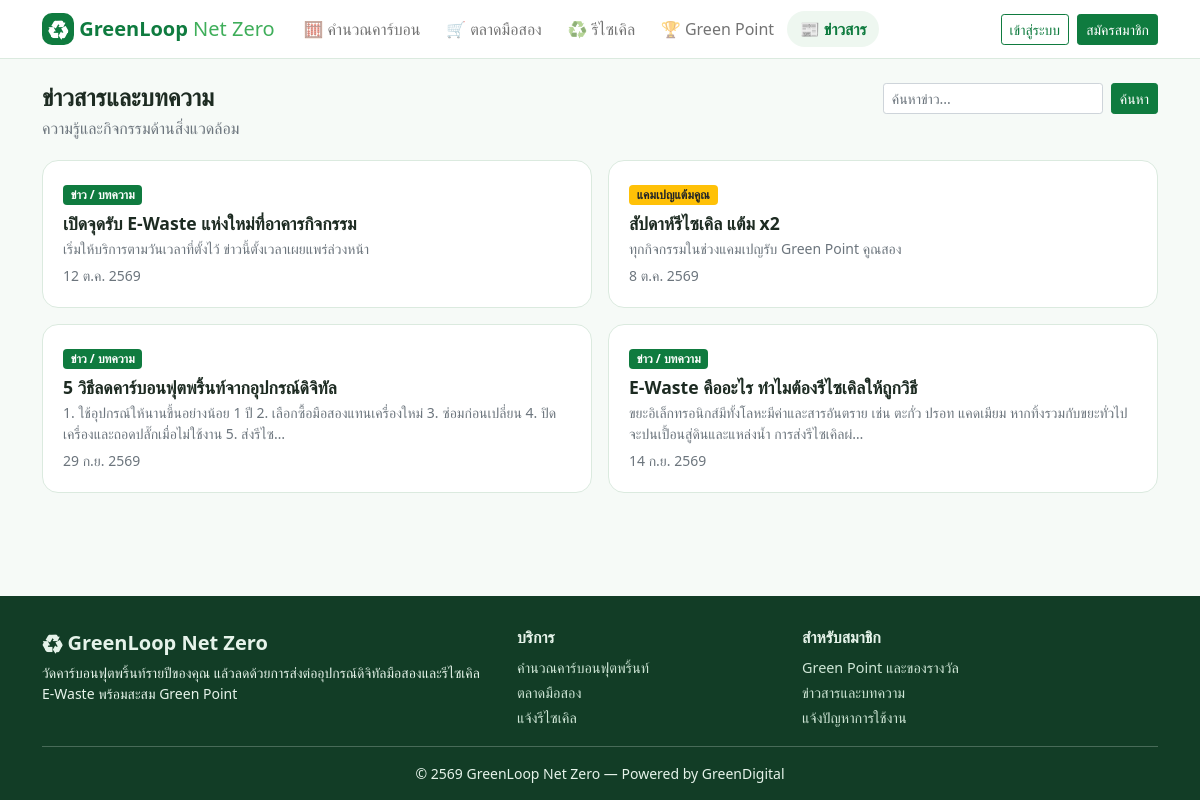
Page /news.php on the committed database.
### tables this page shows
CREATE TABLE contents (
    id INT UNSIGNED AUTO_INCREMENT PRIMARY KEY,
    type ENUM('news','banner','campaign') NOT NULL DEFAULT 'news',
    title VARCHAR(150) NOT NULL,
    body TEXT NOT NULL,
    image VARCHAR(150) NULL,
    point_multiplier DECIMAL(3,1) NOT NULL DEFAULT 1.0 COMMENT 'ใช้กับแคมเปญ: ตัวคูณ Green Point',
    publish_at DATETIME NOT NULL COMMENT 'เริ่มแสดงผล',
    expire_at DATETIME NULL COMMENT 'สิ้นสุดการแสดงผล (NULL = ไม่มีกำหนด)',
    is_active TINYINT(1) NOT NULL DEFAULT 1,
    created_by INT UNSIGNED NOT NULL,
    created_at DATETIME NOT NULL DEFAULT CURRENT_TIMESTAMP,
    KEY idx_contents_window (publish_at, expire_at),
    CONSTRAINT fk_contents_user FOREIGN KEY (created_by) REFERENCES users (id) ON DELETE CASCADE
);

### news.php (the view, shortened to what this page needs)
<?php
require __DIR__ . '/includes/init.php';
$one = (int) get('id') > 0 ? row("SELECT c.*, u.name AS author FROM contents c JOIN users u ON u.id = c.created_by WHERE c.id = ? AND c.type <> 'banner' AND " . CONTENT_LIVE, [(int) get('id')]) : null;
$args = [];
$kw = '';
$list = $one ? [] : rows("SELECT * FROM contents WHERE type <> 'banner' AND " . CONTENT_LIVE . $kw . ' ORDER BY publish_at DESC', $args);
require __DIR__ . '/includes/header.php';
?>
<?php if ($one): ?>
  <nav class="small mb-3"><a href="<?= e(url('news.php')) ?>">ข่าวสาร</a> › <?= e(CONTENT_TYPES[$one['type']]) ?></nav>
  <article class="panel">
    <h1 class="h3 fw-bold"><?= e($one['title']) ?></h1>
    <p class="small text-muted">เผยแพร่ <?= thai_date($one['publish_at']) ?> · โดย <?= e($one['author']) ?><?= $one['expire_at'] ? ' · แสดงถึง ' . thai_date($one['expire_at']) : '' ?></p>
    <?php if ($one['image']): ?><img class="img-fluid rounded mb-3" src="<?= e(url($one['image'])) ?>" alt=""><?php endif; ?>
    <div style="white-space:pre-line"><?= e($one['body']) ?></div>
  </article>
<?php else: ?>
  <div class="d-flex justify-content-between align-items-start flex-wrap gap-2">
    <?= page_header('ข่าวสารและบทความ', 'ความรู้และกิจกรรมด้านสิ่งแวดล้อม') ?>
    <form method="get" class="d-flex gap-2"><input type="search" name="q" class="form-control form-control-sm" value="<?= e(get('q')) ?>" placeholder="ค้นหาข่าว..." aria-label="ค้นหาข่าว"><button class="btn btn-success btn-sm">ค้นหา</button></form>
  </div>
  <div class="row g-3">
  <?php foreach ($list as $c): ?>
    <div class="col-md-6"><a class="panel d-block h-100 text-decoration-none text-reset" href="<?= e(url('news.php?id=' . $c['id'])) ?>">
      <span class="badge bg-<?= $c['type'] === 'campaign' ? 'warning text-dark' : 'success' ?>"><?= e(CONTENT_TYPES[$c['type']]) ?></span>
      <h2 class="mt-2 mb-1"><?= e($c['title']) ?></h2>
      <p class="small text-muted mb-1"><?= e(mb_strimwidth($c['body'], 0, 140, '…')) ?></p>
      <span class="small text-muted"><?= thai_date($c['publish_at'], false) ?></span>
    </a></div>
  <?php endforeach; ?>
  </div>
<?php endif; ?>
<?php require __DIR__ . '/includes/footer.php'; ?>

### assets/css/style.css (style rules this page uses)
:root { --gl-green: #0f7b3f; --gl-green-2: #3fae5a; --gl-soft: #eef7f0; --gl-line: #dbeadf; --gl-ink: #1d2b22; }
body { font-family: "Leelawadee UI", "Sarabun", "TH Sarabun New", Tahoma, "Segoe UI", sans-serif; background: #f6faf7; color: var(--gl-ink); min-height: 100vh; display: flex; flex-direction: column; }
a { color: var(--gl-green); }
.btn-success { background: var(--gl-green); border-color: var(--gl-green); }
.bg-success { background-color: var(--gl-green) !important; }
.panel { background: #fff; border: 1px solid var(--gl-line); border-radius: 16px; padding: 1.25rem; }
.panel h2 { font-size: 1.1rem; font-weight: 700; margin-bottom: 1rem; }

### rows in the picture
contents: type "ข่าว / บทความ", title "เปิดจุดรับ E-Waste แห่งใหม่ที่อาคารกิจกรรม", body "เริ่มให้บริการตามวันเวลาที่ตั้งไว้ ข่าวนี้ตั้งเวลาเผยแพร่ล่วงหน้า", publish_at "12 ต.ค. 2569"
contents: type "แคมเปญแต้มคูณ", title "สัปดาห์รีไซเคิล แต้ม x2", body "ทุกกิจกรรมในช่วงแคมเปญรับ Green Point คูณสอง", publish_at "8 ต.ค. 2569"
contents: type "ข่าว / บทความ", title "5 วิธีลดคาร์บอนฟุตพริ้นท์จากอุปกรณ์ดิจิทัล", body "1. ใช้อุปกรณ์ให้นานขึ้นอย่างน้อย 1 ปี 2. เลือกซื้อมือสองแทนเครื่องใหม่ 3. ซ่อมก่อนเปลี่ยน 4. ปิดเครื่องและถอดปลั๊กเมื่อไม่ใช้งาน 5. ส่งรีไซ…", publish_at "29 ก.ย. 2569"
contents: type "ข่าว / บทความ", title "E-Waste คืออะไร ทำไมต้องรีไซเคิลให้ถูกวิธี", body "ขยะอิเล็กทรอนิกส์มีทั้งโลหะมีค่าและสารอันตราย เช่น ตะกั่ว ปรอท แคดเมียม หากทิ้งรวมกับขยะทั่วไปจะปนเปื้อนสู่ดินและแหล่งน้ำ การส่งรีไซเคิลผ่…", publish_at "14 ก.ย. 2569"

### other values in the picture
$label "🧮 คำนวณคาร์บอน"
$label "🛒 ตลาดมือสอง"
$label "♻️ รีไซเคิล"
$label "🏆 Green Point"
$label "📰 ข่าวสาร"
$title "ข่าวสารและบทความ"
$subtitle "ความรู้และกิจกรรมด้านสิ่งแวดล้อม"
